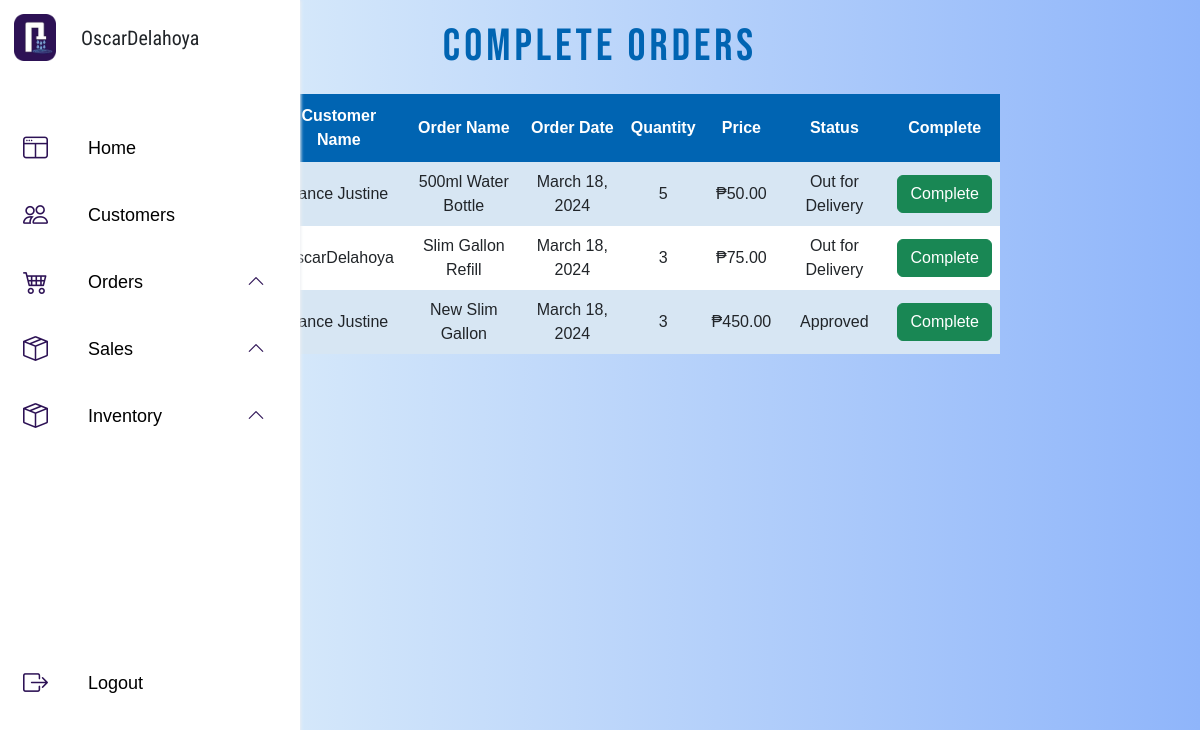
Page /admin/admin_orderstoday.php (signed in) on the committed database.
### tables this page shows
CREATE TABLE `orders` (
  `order_id` int(11) NOT NULL,
  `order_name` varchar(255) NOT NULL,
  `quantity` int(11) NOT NULL,
  `price` int(15) NOT NULL,
  `full_name` varchar(255) NOT NULL,
  `complete_address` varchar(255) NOT NULL,
  `date_created` timestamp NOT NULL DEFAULT current_timestamp(),
  `status` enum('Pending','Approved','Declined','Complete','Out for Delivery','Cancell') NOT NULL,
  `remarks` varchar(80) NOT NULL
);

### admin/admin_orderstoday.php (the view, shortened to what this page needs)
<?php
include('../Connection/Connection.php');
$sql = "SELECT order_id, order_name, full_name, date_created, quantity, price, status
        FROM orders
        WHERE status = 'Approved' OR status = 'Out for Delivery'";
$stmt = $conn->prepare($sql);
$stmt->execute();
$orders = $stmt->fetchAll(PDO::FETCH_ASSOC);
?>
<!DOCTYPE html>
<html>
<head>
    <link href="https://cdn.jsdelivr.net/npm/bootstrap@5.3.0-alpha3/dist/css/bootstrap.min.css" rel="stylesheet">
    <link rel="stylesheet" href="https://cdn.jsdelivr.net/npm/bootstrap-icons@1.10.5/font/bootstrap-icons.css">
    <link rel="stylesheet" href="../admin/files/admin.css">
    <link rel="stylesheet" href="https://unpkg.com/aos@next/dist/aos.css"/>
</head>
<body>
    <?php include ('../admin/adminsidebar.php') ?>
    <div class="main-content">
        <div class="admO-header"><h1>Complete Orders</h1></div>
        <?php if (empty($orders)): ?>
            <div class="order-table" data-aos="fade-up">
                <table class="tables">
                    <thead>
                        <tr>
                            <th scope="col">Order ID</th>
                            <th scope="col">Customer Name</th>
                            <th scope="col">Order Name</th>
                            <th scope="col">Order Date</th>
                            <th scope="col">Quantity</th>
                            <th scope="col">Price</th>
                            <th scope="col">Status</th>
                            <th scope="col">Complete</th>
                        </tr>
                    </thead>
                    <tbody>
                        <tr>
                            <td colspan="8" class="no-orders">No Orders for Today</td>
                        </tr>
                    </tbody>
                </table>
            </div>
        <?php else: ?>
            <div class="order-table" data-aos="fade-up">
                <table class="tables">
                    <thead>
                        <tr>
                            <th scope="col">Order ID</th>
                            <th scope="col">Customer Name</th>
                            <th scope="col">Order Name</th>
                            <th scope="col">Order Date</th>
                            <th scope="col">Quantity</th>
                            <th scope="col">Price</th>
                            <th scope="col">Status</th>
                            <th scope="col">Complete</th>
                        </tr>
                    </thead>
                    <tbody>
                        <?php foreach ($orders as $order): ?>
                            <tr>
                                <td><?= $order['order_id']; ?></td>
                                <td><?= $order['full_name']; ?></td>
                                <td><?= $order['order_name']; ?></td>
                                <td><?= date('F j, Y', strtotime($order['date_created'])); ?></td>
                                <td><?= $order['quantity']; ?></td>
                                <td><?= '₱' . number_format($order['price'], 2); ?></td>
                                <td><?= $order['status']; ?></td>
                                <td>
                                    <a href="?complete=true&order_id=<?= $order['order_id']; ?>" class="btn btn-success">Complete</a>
                                </td>
                            </tr>
                        <?php endforeach; ?>
                    </tbody>
                </table>
            </div>
        <?php endif; ?>
    </div>
</body>
</html>

### admin/files/admin.css (style rules this page uses)
* { padding: 0%; margin: 0%; font-family: sans-serif; }
body { height: 100px; background-image: linear-gradient(to right, #ebf8fa, #8fb5fa); }
.main-content { max-width: 70%; margin: 0 auto; padding: 20px; box-sizing: border-box; }
h1 { font-size: 35px; text-align: center; margin-bottom: 20px; }
table { width: 100%; border-collapse: collapse; text-align: center; }
table td, table th { padding: 8px; }
table tr:nth-child(even) { background-color: #fff; }
table tr:nth-child(odd) { background-color: #D7E6F3; }
table th { padding-top: 10px; padding-bottom: 10px; background-color: #0064B2; color: white; text-align: center; }
.admO-header h1 { font-family: 'Bebas Neue', sans-serif; letter-spacing: 4px; color: #0064B2; font-size: 45px; }

### rows in the picture
orders: full_name "Lance Justine", order_name "500ml Water Bottle", date_created "March 18, 2024", quantity "5", price "50.00", status "Out for Delivery"
orders: full_name "OscarDelahoya", order_name "Slim Gallon Refill", date_created "March 18, 2024", quantity "3", price "75.00", status "Out for Delivery"
orders: full_name "Lance Justine", order_name "New Slim Gallon", date_created "March 18, 2024", quantity "3", price "450.00", status "Approved"
